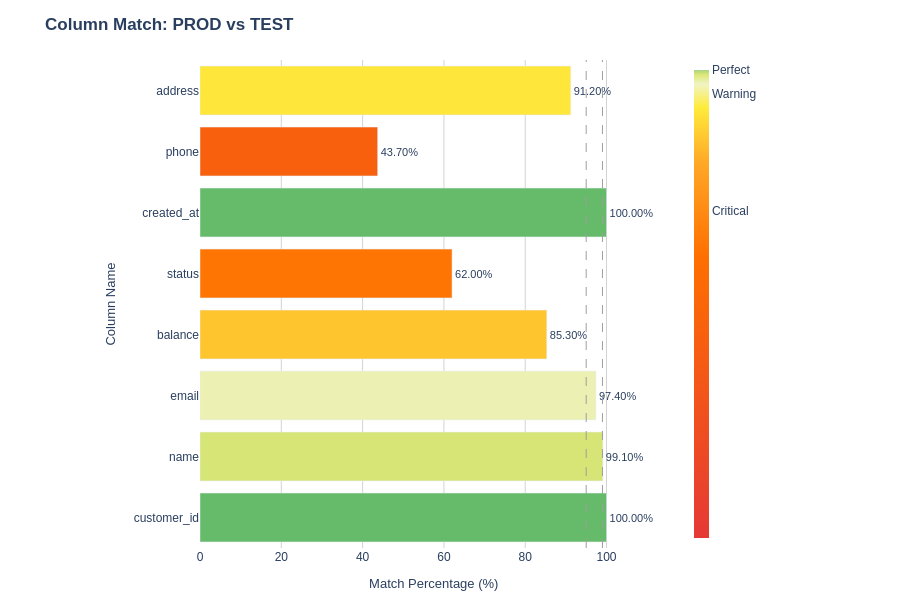

Notebook code cell kept with this figure:
### Markdown cell above
### `plot_match_percentage` — bar chart kvality stĺpcov

### Code cell
from databay.reporting.plot import plot_match_percentage

# Simulovane vysledky porovnania stlpcov PROD vs TEST
match_data = {
    "customer_id": 100.0,
    "name": 99.1,
    "email": 97.4,
    "balance": 85.3,
    "status": 62.0,
    "created_at": 100.0,
    "phone": 43.7,
    "address": 91.2,
}

fig = plot_match_percentage(
    match_data,
    title="Column Match: PROD vs TEST",
    show_reference_lines=True,   # ciary na 95 % a 99 %
    sort=False,
)
fig.show()

### Figure 1 — Plotly figure (JSON) as saved in the notebook; plotly's stock layout.template omitted (floating-point values rounded to 4 significant figures)
{"data": [{"hovertemplate": "<b>%{y}</b><br>Match: %{x:.2f}%<extra></extra>", "legendgroup": "", "marker": {"color": [100.0, 99.1, 97.4, 85.3, 62.0, 100.0, 43.7, 91.2], "coloraxis": "coloraxis", "pattern": {"shape": ""}}, "name": "", "orientation": "h", "showlegend": false, "text": [100.0, 99.1, 97.4, 85.3, 62.0, 100.0, 43.7, 91.2], "textfont": {"size": 11}, "textposition": "outside", "texttemplate": "%{text:.2f}%", "type": "bar", "x": [100.0, 99.1, 97.4, 85.3, 62.0, 100.0, 43.7, 91.2], "xaxis": "x", "y": ["customer_id", "name", "email", "balance", "status", "created_at", "phone", "address"], "yaxis": "y"}], "layout": {"barmode": "relative", "coloraxis": {"cmax": 100, "cmin": 0, "colorbar": {"len": 1, "thickness": 15, "ticktext": ["Critical", "Warning", "Perfect"], "tickvals": [70, 95, 100], "title": {"font": {"size": 12}, "text": ""}, "x": 0.88, "xanchor": "left"}, "colorscale": [[0, "#e53935"], [0.6, "#ff6f00"], [0.8, "#ffa726"], [0.92, "#ffeb3b"], [0.97, "#f0f4c3"], [0.99, "#dce775"], [0.999, "#aed581"], [1, "#66bb6a"]]}, "font": {"family": "Arial, sans-serif", "size": 12}, "height": 600, "hoverlabel": {"bgcolor": "white", "font": {"family": "Arial, sans-serif", "size": 12}}, "legend": {"tracegroupgap": 0}, "margin": {"b": 50, "l": 200, "r": 150, "t": 60}, "modebar": {"remove": ["zoom2d", "pan2d", "select2d", "lasso2d", "autoScale2d", "resetScale2d", "toggleSpikelines", "hoverCompareCartesian", "hoverClosestCartesian"]}, "paper_bgcolor": "white", "plot_bgcolor": "white", "shapes": [{"line": {"color": "#9e9e9e", "dash": "dash", "width": 1}, "type": "line", "x0": 95, "x1": 95, "xref": "x", "y0": 0, "y1": 1, "yref": "y domain"}, {"line": {"color": "#9e9e9e", "dash": "dash", "width": 1}, "type": "line", "x0": 99, "x1": 99, "xref": "x", "y0": 0, "y1": 1, "yref": "y domain"}], "title": {"text": "<b>Column Match: PROD vs TEST</b>"}, "xaxis": {"anchor": "y", "domain": [0, 0.85], "gridcolor": "lightgray", "range": [0, 115], "showgrid": true, "title": {"font": {"size": 13}, "text": "Match Percentage (%)"}}, "yaxis": {"anchor": "x", "categoryarray": ["customer_id", "name", "email", "balance", "status", "created_at", "phone", "address"], "categoryorder": "array", "domain": [0, 1], "showgrid": false, "title": {"font": {"size": 13}, "text": "Column Name"}}}}
